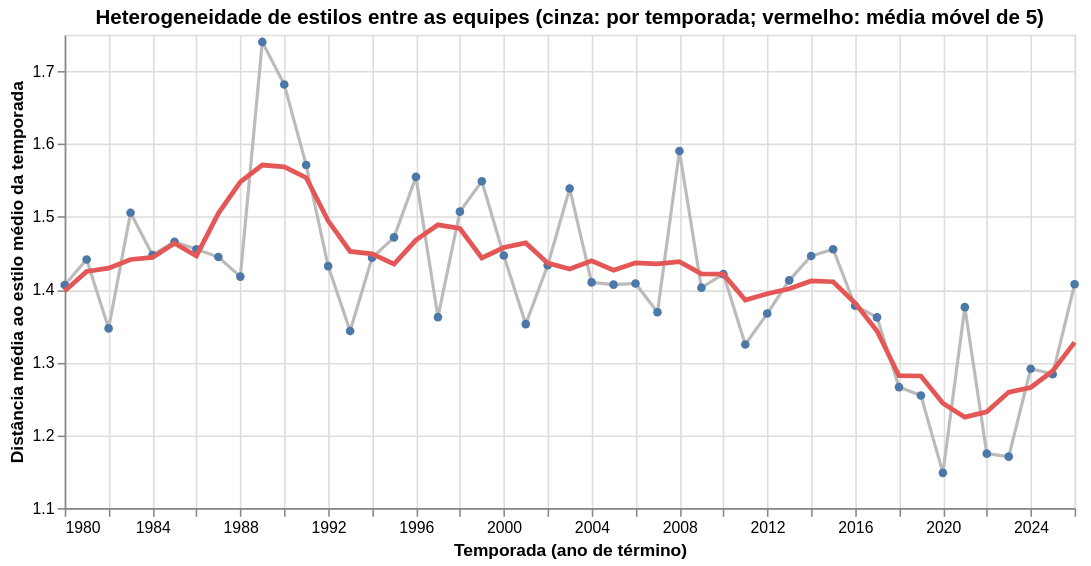

The notebook cell saved with this chart:
### Code cell
grafico_bruto = alt.Chart(df_dispersao).mark_line(color="#bbbbbb", point=True).encode(
    x=X_TEMPORADA,
    y=alt.Y("dispersao:Q", title="Distância média ao estilo médio da temporada", scale=alt.Scale(zero=False)),
    tooltip=[alt.Tooltip("season:Q", title="Temporada", format="d"), alt.Tooltip("dispersao:Q", title="Distância", format=".2f")])
grafico_suave = alt.Chart(df_dispersao).mark_line(color="#e45756", strokeWidth=3).encode(x="season:Q", y="dispersao_suave:Q")

(grafico_bruto + grafico_suave).properties(
    width=640, height=300,
    title="Heterogeneidade de estilos entre as equipes (cinza: por temporada; vermelho: média móvel de 5)")

### Figure 1 — Vega-Lite specification as saved in the notebook (floating-point values rounded to 4 significant figures)
{"config": {"view": {"continuousWidth": 300, "continuousHeight": 300}}, "layer": [{"mark": {"type": "line", "color": "#bbbbbb", "point": true}, "encoding": {"tooltip": [{"field": "season", "format": "d", "title": "Temporada", "type": "quantitative"}, {"field": "dispersao", "format": ".2f", "title": "Distância", "type": "quantitative"}], "x": {"axis": {"format": "d"}, "field": "season", "scale": {"nice": false, "zero": false}, "title": "Temporada (ano de término)", "type": "quantitative"}, "y": {"field": "dispersao", "scale": {"zero": false}, "title": "Distância média ao estilo médio da temporada", "type": "quantitative"}}}, {"mark": {"type": "line", "color": "#e45756", "strokeWidth": 3}, "encoding": {"x": {"field": "season", "type": "quantitative"}, "y": {"field": "dispersao_suave", "type": "quantitative"}}}], "data": {"name": "data-8ca66c287d203e2825de4b42dc235d34"}, "height": 300, "title": "Heterogeneidade de estilos entre as equipes (cinza: por temporada; vermelho: média móvel de 5)", "width": 640, "$schema": "https://vega.github.io/schema/vega-lite/v6.4.1.json", "datasets": {"data-8ca66c287d203e2825de4b42dc235d34": [{"season": 1980, "dispersao": 1.406, "dispersao_suave": 1.398}, {"season": 1981, "dispersao": 1.441, "dispersao_suave": 1.425}, {"season": 1982, "dispersao": 1.347, "dispersao_suave": 1.43}, {"season": 1983, "dispersao": 1.505, "dispersao_suave": 1.441}, {"season": 1984, "dispersao": 1.448, "dispersao_suave": 1.444}, {"season": 1985, "dispersao": 1.466, "dispersao_suave": 1.464}, {"season": 1986, "dispersao": 1.455, "dispersao_suave": 1.446}, {"season": 1987, "dispersao": 1.445, "dispersao_suave": 1.505}, {"season": 1988, "dispersao": 1.418, "dispersao_suave": 1.548}, {"season": 1989, "dispersao": 1.74, "dispersao_suave": 1.571}, {"season": 1990, "dispersao": 1.682, "dispersao_suave": 1.569}, {"season": 1991, "dispersao": 1.571, "dispersao_suave": 1.554}, {"season": 1992, "dispersao": 1.432, "dispersao_suave": 1.494}, {"season": 1993, "dispersao": 1.343, "dispersao_suave": 1.452}, {"season": 1994, "dispersao": 1.444, "dispersao_suave": 1.449}, {"season": 1995, "dispersao": 1.472, "dispersao_suave": 1.435}, {"season": 1996, "dispersao": 1.555, "dispersao_suave": 1.468}, {"season": 1997, "dispersao": 1.362, "dispersao_suave": 1.489}, {"season": 1998, "dispersao": 1.507, "dispersao_suave": 1.484}, {"season": 1999, "dispersao": 1.549, "dispersao_suave": 1.444}, {"season": 2000, "dispersao": 1.447, "dispersao_suave": 1.458}, {"season": 2001, "dispersao": 1.353, "dispersao_suave": 1.464}, {"season": 2002, "dispersao": 1.434, "dispersao_suave": 1.436}, {"season": 2003, "dispersao": 1.539, "dispersao_suave": 1.428}, {"season": 2004, "dispersao": 1.41, "dispersao_suave": 1.44}, {"season": 2005, "dispersao": 1.407, "dispersao_suave": 1.427}, {"season": 2006, "dispersao": 1.408, "dispersao_suave": 1.437}, {"season": 2007, "dispersao": 1.369, "dispersao_suave": 1.435}, {"season": 2008, "dispersao": 1.59, "dispersao_suave": 1.438}, {"season": 2009, "dispersao": 1.403, "dispersao_suave": 1.422}, {"season": 2010, "dispersao": 1.421, "dispersao_suave": 1.421}, {"season": 2011, "dispersao": 1.325, "dispersao_suave": 1.386}, {"season": 2012, "dispersao": 1.367, "dispersao_suave": 1.394}, {"season": 2013, "dispersao": 1.413, "dispersao_suave": 1.401}, {"season": 2014, "dispersao": 1.446, "dispersao_suave": 1.412}, {"season": 2015, "dispersao": 1.455, "dispersao_suave": 1.411}, {"season": 2016, "dispersao": 1.378, "dispersao_suave": 1.382}, {"season": 2017, "dispersao": 1.362, "dispersao_suave": 1.343}, {"season": 2018, "dispersao": 1.266, "dispersao_suave": 1.282}, {"season": 2019, "dispersao": 1.255, "dispersao_suave": 1.281}, {"season": 2020, "dispersao": 1.148, "dispersao_suave": 1.244}, {"season": 2021, "dispersao": 1.376, "dispersao_suave": 1.225}, {"season": 2022, "dispersao": 1.175, "dispersao_suave": 1.232}, {"season": 2023, "dispersao": 1.171, "dispersao_suave": 1.259}, {"season": 2024, "dispersao": 1.291, "dispersao_suave": 1.266}, {"season": 2025, "dispersao": 1.284, "dispersao_suave": 1.288}, {"season": 2026, "dispersao": 1.407, "dispersao_suave": 1.328}]}}
